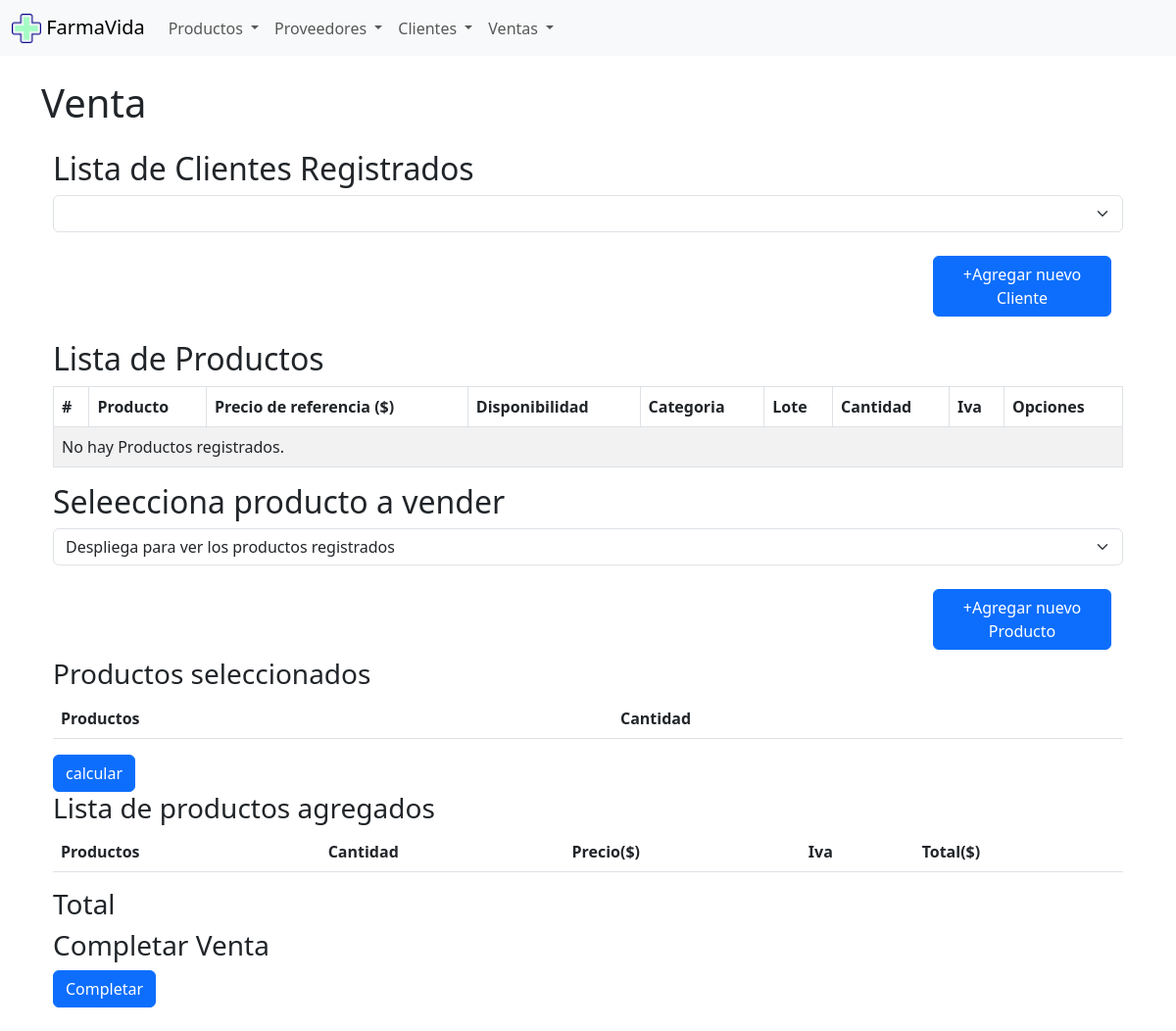
/ventas/, run on an earlier commit of the app's database.
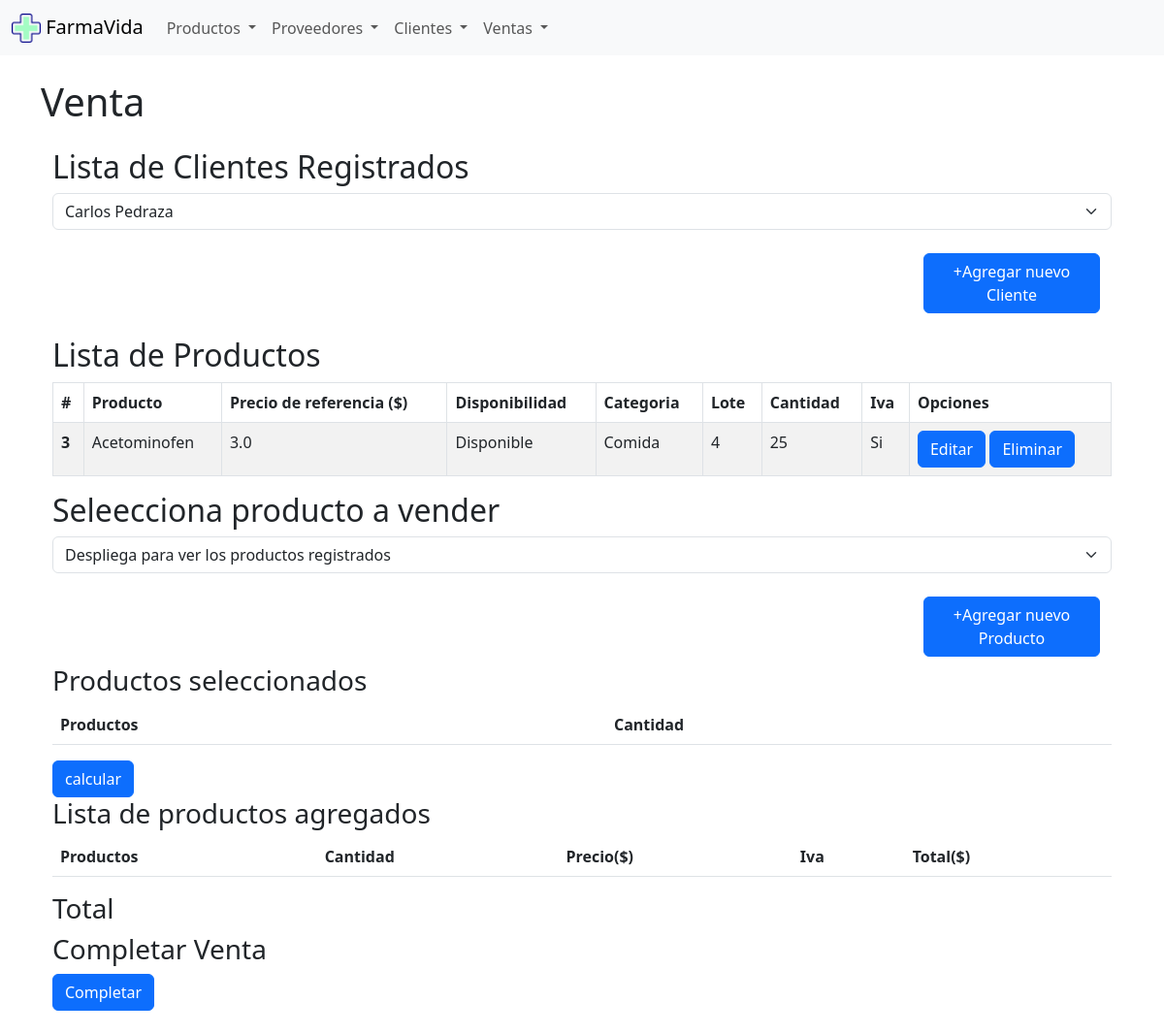
And on a later commit of the database.
### Farmacia/models.py (models this page shows, shortened)
class product(models.Model):
    name = models.CharField(max_length=25)
    id = models.IntegerField(primary_key=True)
    price_ref = models.FloatField()#precio en dolares
    available = models.CharField(max_length=25)
    category = models.CharField(max_length=25)
    lote = models.IntegerField()
    cantidad =  models.IntegerField()
    iva = models.BooleanField()

### Farmacia/views.py (the view)
# urls.py: path('ventas/', views.ventas, name='ventas'),
def ventas(request):
     products = product.objects.all()
     clients = clientes.objects.all()
     venta_agregar = ventaForm()
     return render(request, 'ventas/ventas.html', {"productos": products,"clientes":clients})

### Farmacia/templates/ventas/ventas.html (shortened to what this page needs)
{% extends "comun/base.html" %}
{% block content %}
<div class="container mt-4 mb-4">
  <h1>Venta</h1>
</div>
<form action="{% url 'guardarVenta' %}" method="POST">
  <div class="container container-clientes  mt-4 mb-4">
    <div class="container-lg">
      <h2>Lista de Clientes Registrados</h2>
      <select class="form-select"  id="select-clientes"  aria-label="Default select example" name="cliente_nombre">
          {% for cliente in clientes %}
          <option value="{{cliente.cliente_name}}"  id="selected-client">{{ cliente.cliente_name }} {{ cliente.cliente_apellido }}</option>
          {% endfor %}
        </select>
        <div class="row col-12 justify-content-end mb-2 pr-0 mt-4">
          <a class="btn btn btn-primary col-md-2" href=" {% url 'registroCliente' %} ">+Agregar nuevo Cliente</a>
        </div>
    </div>
  </div>
  <div class="container container-products  mt-4 mb-4">
    <div class="container-lg">
      <h2>Lista de Productos</h2>
      <table class="table table-striped table-bordered table-hover">
        <thead>
          <tr>
            <th scope="col">#</th>
            <th scope="col">Producto</th>
            <th scope="col">Precio de referencia ($)</th>
            <th scope="col">Disponibilidad</th>
            <th scope="col">Categoria</th>
            <th scope="col">Lote</th>
            <th scope="col">Cantidad</th>
            <th scope="col">Iva</th>
            <th scope="col">Opciones</th>
          </tr>
        </thead>
        <tbody>
          {% for producto in productos %}
          <tr>
            <th scope="row">{{ producto.id }}</th>
            <td>{{ producto.name }} </td>
            <td>{{ producto.price_ref }}</td>
            <td>{{ producto.available }}</td>
            <td>{{ producto.category }}</td>
            <td>{{ producto.lote }}</td>
            <td>{{ producto.cantidad }}</td>
            <td> {% if producto.iva %} Si
              {% else %}
              No
              {% endif %} </td>
            <td>
                <a class="btn btn-primary" href=" {% url 'editarProducto' producto.id %} ">Editar</a>
                <a class="btn btn-primary" href=" {% url 'eliminarProducto' producto.id %} ">Eliminar</a>
            </td>
          </tr>
          {% empty %}
          <tr>
            <td colspan="10">No hay Productos registrados.</td>
          </tr>
          {% endfor %}
        </tbody>
     </table>
     <h2>Seleecciona producto a vender</h2>
      <select class="form-select" id="select-productos" aria-label="Default select example">
          <option selected disabled>Despliega para ver los productos registrados</option>
        </select>
        <div class="row col-12 justify-content-end mb-2 pr-0 mt-4">
          <a class="btn btn btn-primary col-md-2 ml-1" href=" {% url 'registroProducto' %} ">+Agregar nuevo Producto</a>
        </div>
    </div>
    <div class="container-lg">
      <h3>Productos seleccionados</h3>
      <table class="table">
            <thead>
              <tr>
                <th scope="col">Productos</th>
                <th scope="col">Cantidad</th>
              </tr>
            </thead>
          </table>
    </div>
    <div class="product-selected container-lg" id="">
      <button type="button" class="btn btn-primary" onclick="verCuenta()" value="calcular" >calcular</button>
    </div>
    <div class="container-lg">
        <h3>Lista de productos agregados</h3>
        <table class="table">
            <thead>
              <tr>
                <th scope="col">Productos</th>
                <th scope="col">Cantidad</th>
                <th scope="col">Precio($)</th>
                <th scope="col">Iva</th>
                <th scope="col">Total($)</th>
              </tr>
            </thead>
          </table>
          <div> <h3>Total</h3>
          </div>
          <div> <h3>Completar Venta</h3>
            <input type="submit" class="btn btn-primary" onclick="generarPDF()" value="Completar" ></input>
          </div>
    </div>
  </div>
</form>
{% endblock %}

What changed in the data, as far as the page shows it:
added product: id "3", name "Acetominofen", price_ref "3.0", available "Disponible", category "Comida", lote "4", cantidad "25", iva "Si"
Also different on the page:
form field cliente_nombre: (not shown) → "Carlos Pedraza"
text no longer shown: "No hay Productos registrados."
